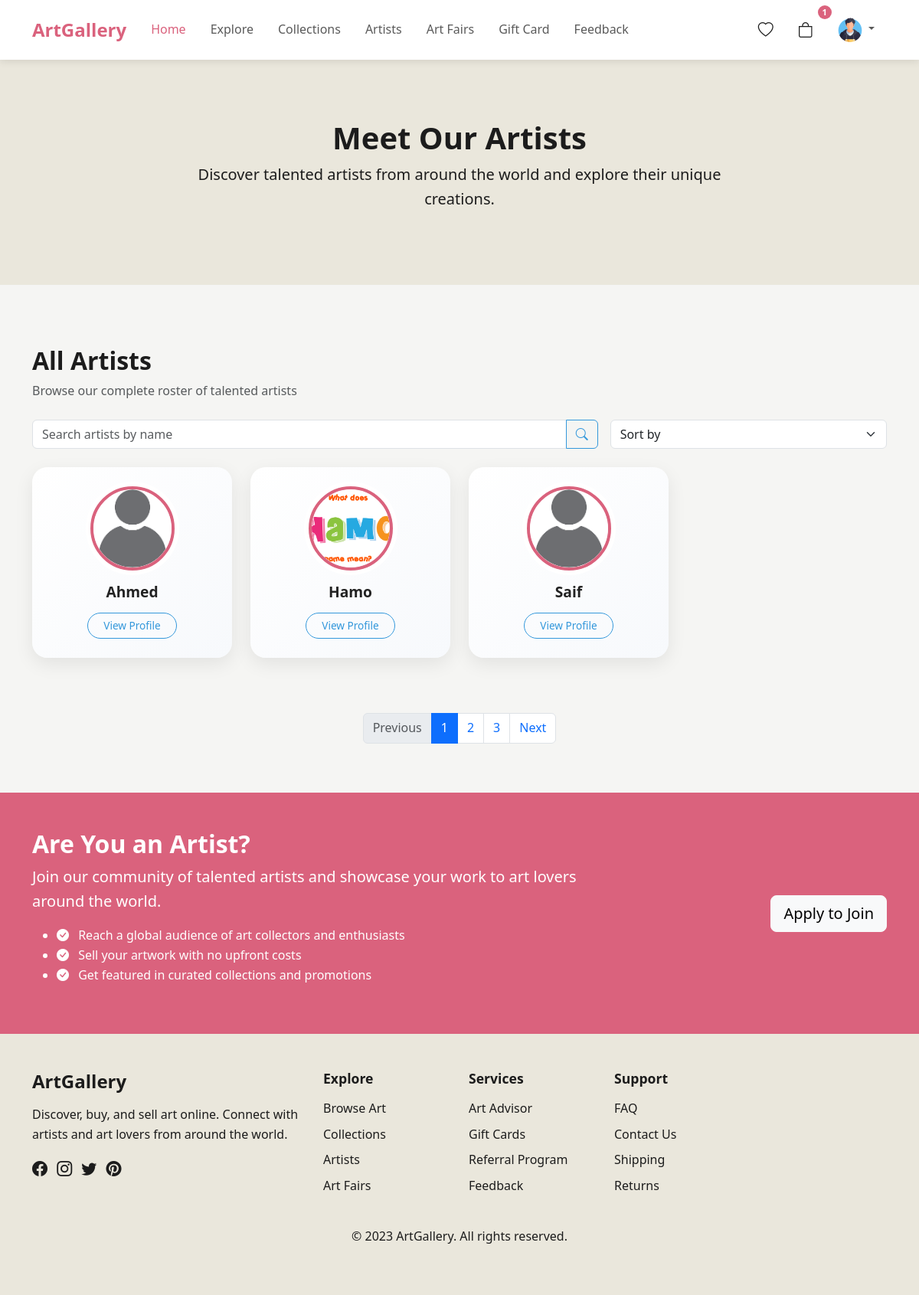
The page /pages/artists.php (signed in) on the database its author committed.
### tables this page shows
CREATE TABLE `users` (
  `id` int(11) NOT NULL,
  `name` varchar(255) NOT NULL,
  `email` varchar(255) NOT NULL,
  `password` varchar(255) NOT NULL,
  `role` varchar(255) NOT NULL,
  `image` varchar(255) NOT NULL DEFAULT 'uploads/profile/unknown.png',
  `work_name` varchar(100) DEFAULT NULL,
  `bio` varchar(255) DEFAULT NULL
);

### pages/artists.php (the view, shortened to what this page needs)
<!DOCTYPE html>
<html lang="en">
<head>
    <link rel="stylesheet" href="https://cdn.jsdelivr.net/npm/bootstrap@5.3.0/dist/css/bootstrap.min.css">
    <link rel="stylesheet" href="https://cdn.jsdelivr.net/npm/bootstrap-icons@1.11.1/font/bootstrap-icons.css">
    <link rel="stylesheet" href="../assets/css/style.css">
</head>
<body>
    <?php
    include '../includes/header.php';
    include '../includes/conn.php';
    ?>
    <section class="page-hero">
        <div class="container">
            <div class="row">
                <div class="col-lg-8 mx-auto text-center">
                    <h1>Meet Our Artists</h1>
                    <p class="lead">Discover talented artists from around the world and explore their unique creations.</p>
                </div>
            </div>
        </div>
    </section>
    <?php
    $search = isset($_GET['search']) ? trim($_GET['search']) : '';
    $sort = isset($_GET['sort']) ? $_GET['sort'] : '';
    $sql = "SELECT * FROM users WHERE role = 'artist'";
    switch ($sort) {
        default:
            $sql .= " ORDER BY name ASC";
            break;
    }
    $result = mysqli_query($conn, $sql);
    ?>
    <section class="all-artists py-5">
        <div class="container">
            <div class="section-header mb-4">
                <h2>All Artists</h2>
                <p class="text-muted">Browse our complete roster of talented artists</p>
            </div>
            <form method="GET" action="">
                <div class="artist-filters mb-4">
                    <div class="row g-3">
                        <div class="col-md-8">
                            <div class="input-group">
                                <input type="text" name="search" class="form-control" placeholder="Search artists by name" value="<?php echo htmlspecialchars($search); ?>">
                                <button class="btn btn-outline-primary" type="submit">
                                    <i class="bi bi-search"></i>
                                </button>
                            </div>
                        </div>
                        <div class="col-md-4">
                            <select class="form-select" name="sort" onchange="this.form.submit()">
                                <option value="">Sort by</option>
                            </select>
                        </div>
                    </div>
                </div>
            </form>
            <div class="row g-4">
                <?php
                if (mysqli_num_rows($result) > 0) {
                    while ($row = mysqli_fetch_assoc($result)) {
                ?>
                        <div class="col-md-3 mb-4">
                            <div class="artist-card text-center">
                                <div class="artist-image rounded-circle">
                                    <img src="../back/<?php echo $row['image']; ?>" alt="<?php echo $row['name']; ?>" class="img-fluid rounded-circle">
                                </div>
                                <div class="artist-info mt-3">
                                    <h4><?php echo $row['name']; ?></h4>
                                    <a href="artist-profile.php?id_artist=<?php echo $row['id']; ?>" class="btn btn-sm btn-outline-primary mt-2">View Profile</a>
                                </div>
                            </div>
                        </div>
                <?php
                    }
                } else {
                    echo "<p class='text-center'>No artists found.</p>";
                }
                ?>
            </div>
            <nav aria-label="Artists pagination" class="mt-5">
                <ul class="pagination justify-content-center">
                    <li class="page-item disabled"><a class="page-link" href="#">Previous</a></li>
                    <li class="page-item active"><a class="page-link" href="#">1</a></li>
                    <li class="page-item"><a class="page-link" href="#">2</a></li>
                    <li class="page-item"><a class="page-link" href="#">3</a></li>
                    <li class="page-item"><a class="page-link" href="#">Next</a></li>
                </ul>
            </nav>
        </div>
    </section>
    <section class="become-artist py-5 bg-primary text-white">
        <div class="container">
            <div class="row align-items-center">
                <div class="col-lg-8">
                    <h2>Are You an Artist?</h2>
                    <p class="lead">Join our community of talented artists and showcase your work to art lovers around the world.</p>
                    <ul class="check-list">
                        <li><i class="bi bi-check-circle-fill me-2"></i> Reach a global audience of art collectors and enthusiasts</li>
                        <li><i class="bi bi-check-circle-fill me-2"></i> Sell your artwork with no upfront costs</li>
                        <li><i class="bi bi-check-circle-fill me-2"></i> Get featured in curated collections and promotions</li>
                    </ul>
                </div>
                <div class="col-lg-4 text-center text-lg-end mt-4 mt-lg-0">
                    <a href="register.php" class="btn btn-light btn-lg">Apply to Join</a>
                </div>
            </div>
        </div>
    </section>
    <?php
    include '../includes/footer.php';
    ?>
</body>
</html>

### assets/css/style.css (style rules this page uses)
:root { --primary-color: #da627d; --primary-color-hover: #c55570; --secondary-color: #eae7dc; --main-bg-color: #f5f5f3; --primary-text: #1c1c1c; --secondary-text: #5f5f5f; --error-color: #d72638; }
body { font-family: "Segoe UI", Tahoma, Geneva, Verdana, sans-serif; background-color: var(--main-bg-color); color: var(--primary-text); padding-top: 76px; line-height: 1.6; }
h1, h2, h3, h4, h5, h6 { font-weight: 600; }
a { color: var(--primary-color); transition: color 0.3s ease; }
.btn-outline-primary { color: var(--primary-color); border-color: var(--primary-color); }
.bg-primary { background-color: var(--primary-color) !important; }
.section-header { margin-bottom: 3rem; }
.section-header h2 { font-weight: 700; margin-bottom: 0.5rem; }
.page-hero { padding: 80px 0; background-color: var(--secondary-color); margin-bottom: 2rem; }
.artist-card { background: linear-gradient(to bottom right, #ffffff, #f7f9fc); border: none; border-radius: 20px; padding: 25px 20px; box-shadow: 0 8px 24px rgba(0, 0, 0, 0.08); transition: all 0.3s ease-in-out; overflow: hidden; position: relative; }
.artist-image { width: 110px; height: 110px; margin: 0 auto; border-radius: 50%; overflow: hidden; border: 4px solid var(--primary-color); box-shadow: 0 0 0 6px #ffffff; }
.artist-image img { width: 100%; height: 100%; object-fit: cover; transition: transform 0.4s; }
.artist-info h4 { font-size: 1.2rem; font-weight: 600; margin-top: 15px; color: #222; }
.artist-info .btn { margin-top: 10px; padding: 6px 20px; font-weight: 500; border-radius: 25px; font-size: 0.85rem; transition: all 0.2s ease; }
.btn-sm { font-size: 14px; }
.btn-outline-primary { border: 1px solid #3498db; color: #3498db; }
.btn-sm { border-radius: 25px; }

### rows shown on the page
users: image (picture), name "Ahmed"
users: image (picture), name "Hamo"
users: image (picture), name "Saif"

### other values the page prints
$cartCount "1"
